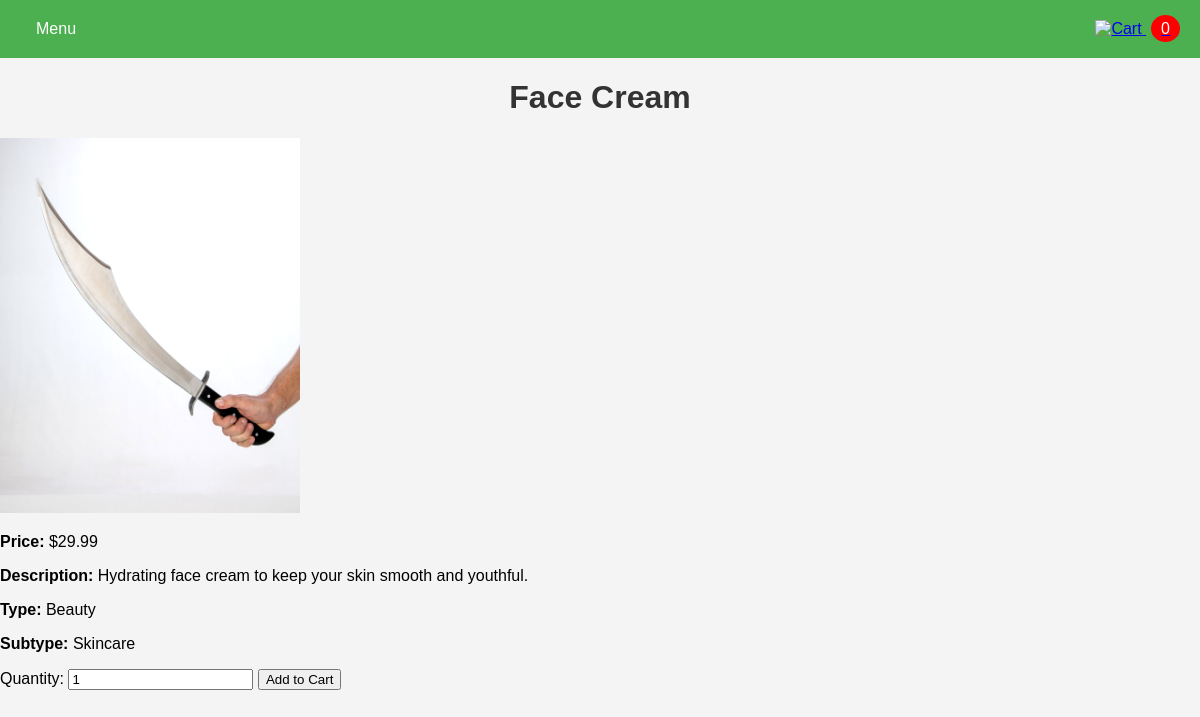
The app's page /product/3 with its own data.
### tables this page shows
CREATE TABLE products (
    id INTEGER PRIMARY KEY AUTOINCREMENT,
    productname TEXT NOT NULL,
    price REAL NOT NULL,
    image TEXT,
    description TEXT,
    product_type TEXT NOT NULL,
    product_subtype TEXT
);

### app.py (the view)
@app.route('/product/<int:product_id>')
def product_detail(product_id):
    conn = get_db_connection()
    product = conn.execute('SELECT * FROM products WHERE id = ?', (product_id,)).fetchone()
    conn.close()
    return render_template('product_detail.html', product=product)

### app.py (called while the page is built)
def get_db_connection(db_name=DATABASE_PRODUCTS):
    conn = sqlite3.connect(db_name)
    conn.row_factory = sqlite3.Row
    return conn

@app.teardown_appcontext
def close_connection(exception):
    db = getattr(g, '_database', None)
    if db is not None:
        db.close()

### templates/product_detail.html (shortened to what this page needs)
<!DOCTYPE html>
<html lang="en">
<head>
    <link rel="stylesheet" href="{{ url_for('static', filename='styles.css') }}">
</head>
<body>
    <div class="navbar">
        <div class="dropdown">
            <button class="dropbtn">Menu</button>
        </div>
        <div class="cart-icon">
            <a href="{{ url_for('cart') }}">
                <img src="{{ url_for('static', filename='cart-icon.png') }}" alt="Cart" width="30">
                <span id="cart-count">0</span>
            </a>
        </div>
    </div>
    <h1>{{ product['productname'] }}</h1>
    <div class="product-detail">
        <img src="{{ url_for('static', filename=product['image']) }}" alt="{{ product['productname'] }}" width="300">
        <p><strong>Price:</strong> ${{ product['price'] }}</p>
        <p><strong>Description:</strong> {{ product['description'] }}</p>
        <p><strong>Type:</strong> {{ product['product_type'] }}</p>
        <p><strong>Subtype:</strong> {{ product['product_subtype'] }}</p>
        <label for="quantity">Quantity:</label>
        <input type="number" id="quantity" name="quantity" value="1" min="1">
        <button onclick="addToCart({{ product['id'] }})">Add to Cart</button>
    </div>
</body>
</html>

### static/styles.css (style rules this page uses)
body { font-family: Arial, sans-serif; background-color: #f4f4f4; margin: 0; padding: 0; }
h1 { text-align: center; color: #333; }
.navbar { display: flex; justify-content: space-between; background-color: #4CAF50; padding: 10px 20px; }
.dropdown { position: relative; display: inline-block; }
.dropbtn { background-color: #4CAF50; color: white; padding: 10px 16px; font-size: 16px; border: none; cursor: pointer; }
.cart-icon { display: flex; align-items: center; }
.cart-icon img { width: 30px; height: auto; }
.cart-icon span { background-color: red; color: white; border-radius: 50%; padding: 5px 10px; margin-left: 5px; }
.cart-icon span { background-color: red; color: white; border-radius: 50%; padding: 5px 10px; margin-left: 5px; text-decoration: none; pointer-events: none; }

### records on screen
products: productname "Face Cream", image (picture), price "29.99", description "Hydrating face cream to keep your skin smooth and youthful.", product_type "Beauty", product_subtype "Skincare"
